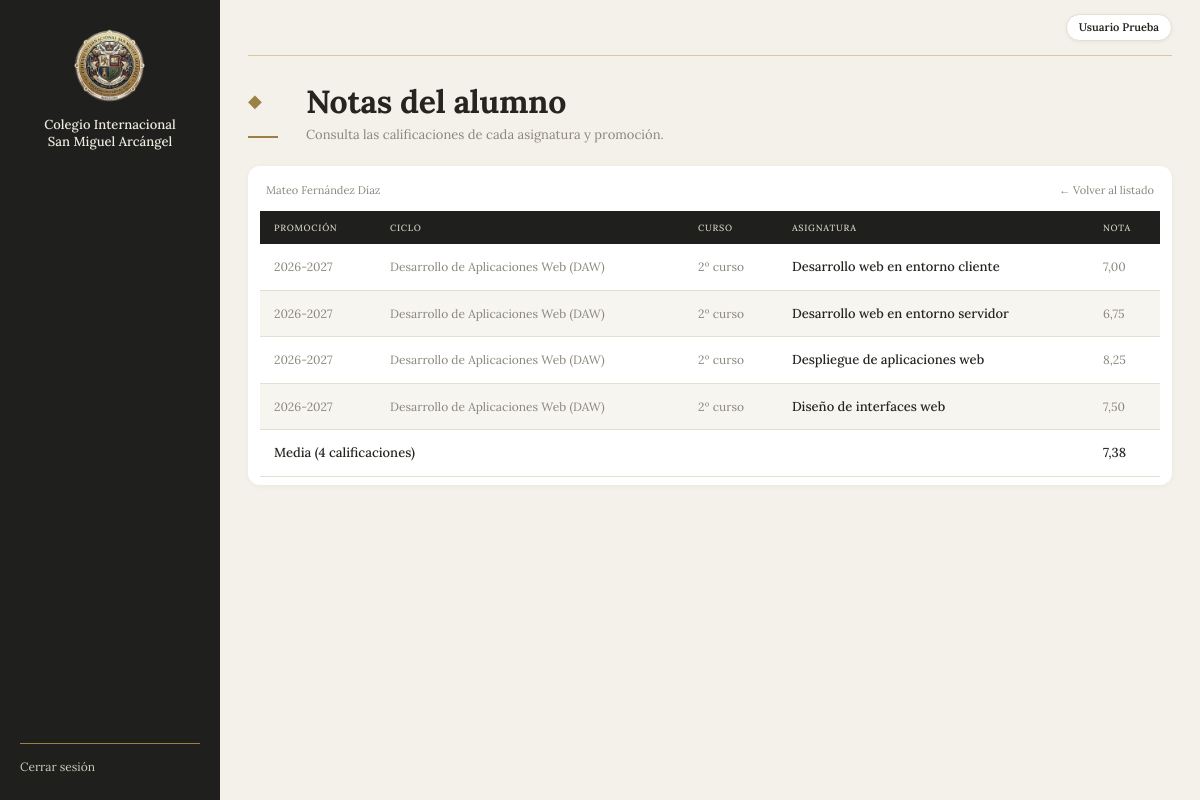
Screenshot of /notas.php?idAlumno=9 (signed in) with the database file from the repository.
### tables this page shows
CREATE TABLE usuaris (
    id INT AUTO_INCREMENT PRIMARY KEY,
    nombre VARCHAR(50) NOT NULL,
    apellidos VARCHAR(100) NOT NULL,
    email VARCHAR(100) NOT NULL UNIQUE,
    password_hash VARCHAR(255) NULL,
    rol ENUM('alumno', 'profesor', 'admin', 'educador', 'secretaria') NOT NULL,
    INDEX idx_usuaris_rol_apellidos (rol, apellidos)
);

CREATE TABLE matriculas (
    id INT AUTO_INCREMENT PRIMARY KEY,
    alumno_id INT NOT NULL,
    asignatura_id INT NOT NULL,
    promocion_id INT NOT NULL,
    nota DECIMAL(4,2) NULL,
    fecha_actualizacion TIMESTAMP NOT NULL DEFAULT CURRENT_TIMESTAMP
        ON UPDATE CURRENT_TIMESTAMP,
    UNIQUE KEY uq_matricula_alumno_asignatura_promocion
        (alumno_id, asignatura_id, promocion_id),
    INDEX idx_matriculas_promocion_asignatura (promocion_id, asignatura_id),
    CONSTRAINT chk_matriculas_nota CHECK (nota IS NULL OR (nota >= 0 AND nota <= 10)),
    CONSTRAINT fk_matriculas_alumno
        FOREIGN KEY (alumno_id) REFERENCES usuaris(id),
    CONSTRAINT fk_matriculas_asignatura
        FOREIGN KEY (asignatura_id) REFERENCES asignaturas(id),
    CONSTRAINT fk_matriculas_promocion
        FOREIGN KEY (promocion_id) REFERENCES promociones(id)
);

CREATE TABLE promociones (
    id INT AUTO_INCREMENT PRIMARY KEY,
    nombre VARCHAR(9) NOT NULL UNIQUE,
    actual TINYINT(1) NOT NULL DEFAULT 0
);

CREATE TABLE ciclos (
    id INT AUTO_INCREMENT PRIMARY KEY,
    nombre VARCHAR(100) NOT NULL UNIQUE
);

CREATE TABLE niveles (
    id INT AUTO_INCREMENT PRIMARY KEY,
    nombre VARCHAR(50) NOT NULL UNIQUE
);

CREATE TABLE asignaturas (
    id INT AUTO_INCREMENT PRIMARY KEY,
    ciclo_id INT NOT NULL,
    nivel_id INT NOT NULL,
    nombre VARCHAR(100) NOT NULL,
    UNIQUE KEY uq_asignatura_ciclo_nivel (ciclo_id, nivel_id, nombre),
    CONSTRAINT fk_asignaturas_ciclo
        FOREIGN KEY (ciclo_id) REFERENCES ciclos(id),
    CONSTRAINT fk_asignaturas_nivel
        FOREIGN KEY (nivel_id) REFERENCES niveles(id)
);

### notas.php (the view, shortened to what this page needs)
<?php
$rol = $_SESSION['user_role'];
if ($rol === 'alumno') {
    $idAlumno = (int) $_SESSION['user_id'];
} elseif (
    in_array($rol, ['admin', 'profesor', 'educador', 'secretaria'], true)
    && isset($_GET['idAlumno'])
    && is_string($_GET['idAlumno'])
) {
    $idAlumno = filter_var($_GET['idAlumno'], FILTER_VALIDATE_INT);
} else {
    header('Location: bienvenida.php');
    exit;
}
include 'conexion/conexion.php';
try {
    $alumnoStmt = $conn->prepare(
        'SELECT id, nombre, apellidos
         FROM usuaris
         WHERE id = :id AND rol = :rol
         LIMIT 1'
    );
    $alumnoStmt->execute(['id' => $idAlumno, 'rol' => 'alumno']);
    $alumno = $alumnoStmt->fetch(PDO::FETCH_ASSOC);
    $matriculasStmt = $conn->prepare(
        'SELECT a.nombre AS asignatura, c.nombre AS ciclo, n.nombre AS curso,
                p.nombre AS promocion, m.nota
         FROM matriculas m
         INNER JOIN asignaturas a ON a.id = m.asignatura_id
         INNER JOIN ciclos c ON c.id = a.ciclo_id
         INNER JOIN niveles n ON n.id = a.nivel_id
         INNER JOIN promociones p ON p.id = m.promocion_id
         WHERE m.alumno_id = :alumno
         ORDER BY p.id DESC, c.nombre, n.id, a.nombre'
    );
    $matriculasStmt->execute(['alumno' => $idAlumno]);
    $matriculas = $matriculasStmt->fetchAll(PDO::FETCH_ASSOC);
} catch (PDOException $exception) {
    error_log('notas.php: ' . $exception->getMessage());
    http_response_code(500);
    exit('No se pudieron consultar las notas.');
}
function e(?string $valor): string
{
    return htmlspecialchars($valor ?? '', ENT_QUOTES, 'UTF-8');
}
$suma = 0.0;
$evaluadas = 0;
foreach ($matriculas as $matricula) {
    if ($matricula['nota'] !== null) {
        $suma += (float) $matricula['nota'];
        $evaluadas++;
    }
}
$media = $evaluadas > 0 ? number_format($suma / $evaluadas, 2, ',', '') : '—';
$nombreCompleto = $alumno['nombre'] . ' ' . $alumno['apellidos'];
?>
<!DOCTYPE html>
<html lang="es">
<head>
    <link rel="stylesheet" href="css/style.css">
</head>
<body>
    <div class="app">
        <aside class="sidebar">
            <div class="sidebar__brand">
                <img class="sidebar__logo" src="img/logo_gestion_nota.png" alt="Logo del Colegio Internacional San Miguel Arcángel">
                <p class="sidebar__name">Colegio Internacional<br>San Miguel Arcángel</p>
            </div>
            <a class="sidebar__logout" href="logout.php">Cerrar sesión</a>
        </aside>
        <div class="main">
            <header class="topbar">
                <span class="user-pill"><?= e($_SESSION['user_full_name'] ?? $_SESSION['user_name'] ?? '') ?></span>
            </header>
            <div class="page-header">
                <div class="page-icon" aria-hidden="true">&#9670;</div>
                <div>
                    <h1 class="page-title">Notas del alumno</h1>
                    <p class="page-subtitle">Consulta las calificaciones de cada asignatura y promoción.</p>
                </div>
            </div>
            <section class="card">
                <div class="card__head">
                    <span><?= e($nombreCompleto) ?></span>
                    <?php if ($rol !== 'alumno'): ?>
                        <a href="bienvenida.php">&larr; Volver al listado</a>
                    <?php endif; ?>
                </div>
                <?php if (!$matriculas): ?>
                    <p class="empty">Este alumno todavía no tiene matrículas.</p>
                <?php else: ?>
                    <div class="table-wrap">
                        <table class="table">
                            <thead>
                                <tr>
                                    <th>Promoción</th>
                                    <th>Ciclo</th>
                                    <th>Curso</th>
                                    <th>Asignatura</th>
                                    <th>Nota</th>
                                </tr>
                            </thead>
                            <tbody>
                                <?php foreach ($matriculas as $matricula): ?>
                                    <tr>
                                        <td><?= e($matricula['promocion']) ?></td>
                                        <td><?= e($matricula['ciclo']) ?></td>
                                        <td><?= e($matricula['curso']) ?></td>
                                        <td class="cell-name"><?= e($matricula['asignatura']) ?></td>
                                        <td><?= $matricula['nota'] !== null ? number_format((float) $matricula['nota'], 2, ',', '') : '—' ?></td>
                                    </tr>
                                <?php endforeach; ?>
                                <tr>
                                    <td class="cell-name" colspan="4">Media (<?= $evaluadas ?> calificaciones)</td>
                                    <td class="cell-name"><?= $media ?></td>
                                </tr>
                            </tbody>
                        </table>
                    </div>
                <?php endif; ?>
            </section>
        </div>
    </div>
</body>
</html>

### css/style.css (style rules this page uses)
:root { --dark: #1f1f1d; --dark-soft: #2b2b28; --cream: #f4f1ea; --cream-dark: #ebe6da; --surface: #ffffff; --surface-warm: #fffefc; --row-alt: #f7f5ef; --gold: #9c8147; --gold-dark: #80672f; --gold-light: #d9c9a0; --text: #25241f; --muted: #8a867b; --border: #e4dfd2; --danger: #b42318; --danger-bg: #fdeaea; --ok: #1b5e2b; --ok-bg: #e6f6ea; --sidebar-w: 220px; --radius: 8px; --font: 'Lora', Georgia, 'Times New Roman', serif; }
*, *::before, *::after { box-sizing: border-box; }
html, body { margin: 0; min-height: 100%; }
body { min-width: 320px; background: var(--cream); color: var(--text); font-family: var(--font); font-size: 14px; line-height: 1.5; }
a { color: inherit; }
h1, h2, p { margin: 0; }
.app { display: grid; grid-template-columns: var(--sidebar-w) 1fr; min-height: 100vh; }
.sidebar { position: sticky; top: 0; display: flex; flex-direction: column; height: 100vh; padding: 28px 20px 24px; overflow: hidden; background: var(--dark); color: #e9e5d8; }
.sidebar::after { content: ""; position: absolute; right: -60px; bottom: 90px; width: 260px; height: 260px; opacity: 0.07; filter: grayscale(1); pointer-events: none; }
.sidebar__brand { position: relative; z-index: 1; text-align: center; }
.sidebar__logo { display: block; width: 84px; height: auto; margin: 0 auto 14px; }
.sidebar__name { font-size: 13px; font-weight: 500; line-height: 1.35; color: #f0ece0; }
.sidebar__logout { position: relative; z-index: 1; margin-top: auto; padding-top: 14px; border-top: 1px solid var(--gold); color: #cfcabb; font-size: 12px; text-decoration: none; }
.main { min-width: 0; padding: 0 28px 28px; }
.topbar { display: flex; align-items: center; justify-content: space-between; height: 56px; border-bottom: 1px solid var(--gold-light); }
.user-pill { padding: 4px 12px; border: 1px solid var(--border); border-radius: 999px; background: var(--surface); font-size: 11px; font-weight: 600; box-shadow: 0 1px 4px rgba(0, 0, 0, 0.06); }
.page-header { display: flex; align-items: flex-start; gap: 18px; margin: 28px 0 22px; }
.page-icon { flex: 0 0 auto; width: 40px; padding-top: 8px; color: var(--gold); font-size: 18px; letter-spacing: 2px; line-height: 1; }
.page-icon::after { content: ""; display: block; width: 30px; height: 2px; margin-top: 26px; background: var(--gold); }
.page-title { font-size: 32px; font-weight: 700; line-height: 1.15; letter-spacing: -0.01em; }
.page-subtitle { margin-top: 4px; color: var(--muted); font-size: 13px; }
.card { padding: 12px 12px 8px; border-radius: 12px; background: var(--surface); box-shadow: 0 1px 6px rgba(0, 0, 0, 0.04); }
.card__head { display: flex; align-items: center; justify-content: space-between; padding: 4px 6px 12px; color: var(--muted); font-size: 11px; }
.card__head a { color: var(--muted); text-decoration: none; }
.table-wrap { overflow-x: auto; }
.table { width: 100%; border-collapse: collapse; }
.table thead th { padding: 10px 14px; background: var(--dark); color: #d8d3c4; font-size: 9px; font-weight: 500; letter-spacing: 0.08em; text-align: left; text-transform: uppercase; white-space: nowrap; }
.table tbody td { padding: 13px 14px; border-bottom: 1px solid var(--border); color: var(--muted); font-size: 12px; vertical-align: middle; }
.table tbody tr:nth-child(even) td { background: var(--row-alt); }
.table td.cell-name { color: var(--text); font-size: 13px; font-weight: 500; }

### rows the page displays
usuaris: nombreCompleto "Mateo Fernández Díaz"
matriculas: promocion.nombre "2026-2027", ciclos.nombre "Desarrollo de Aplicaciones Web (DAW)", niveles.nombre "2º curso", asignatura.nombre "Desarrollo web en entorno cliente", nota "7,00"
matriculas: promocion.nombre "2026-2027", ciclos.nombre "Desarrollo de Aplicaciones Web (DAW)", niveles.nombre "2º curso", asignatura.nombre "Desarrollo web en entorno servidor", nota "6,75"
matriculas: promocion.nombre "2026-2027", ciclos.nombre "Desarrollo de Aplicaciones Web (DAW)", niveles.nombre "2º curso", asignatura.nombre "Despliegue de aplicaciones web", nota "8,25"
matriculas: promocion.nombre "2026-2027", ciclos.nombre "Desarrollo de Aplicaciones Web (DAW)", niveles.nombre "2º curso", asignatura.nombre "Diseño de interfaces web", nota "7,50"

### other values shown
$_SESSION['user_full_name'] "Usuario Prueba"
$evaluadas "4"
$media "7,38"
